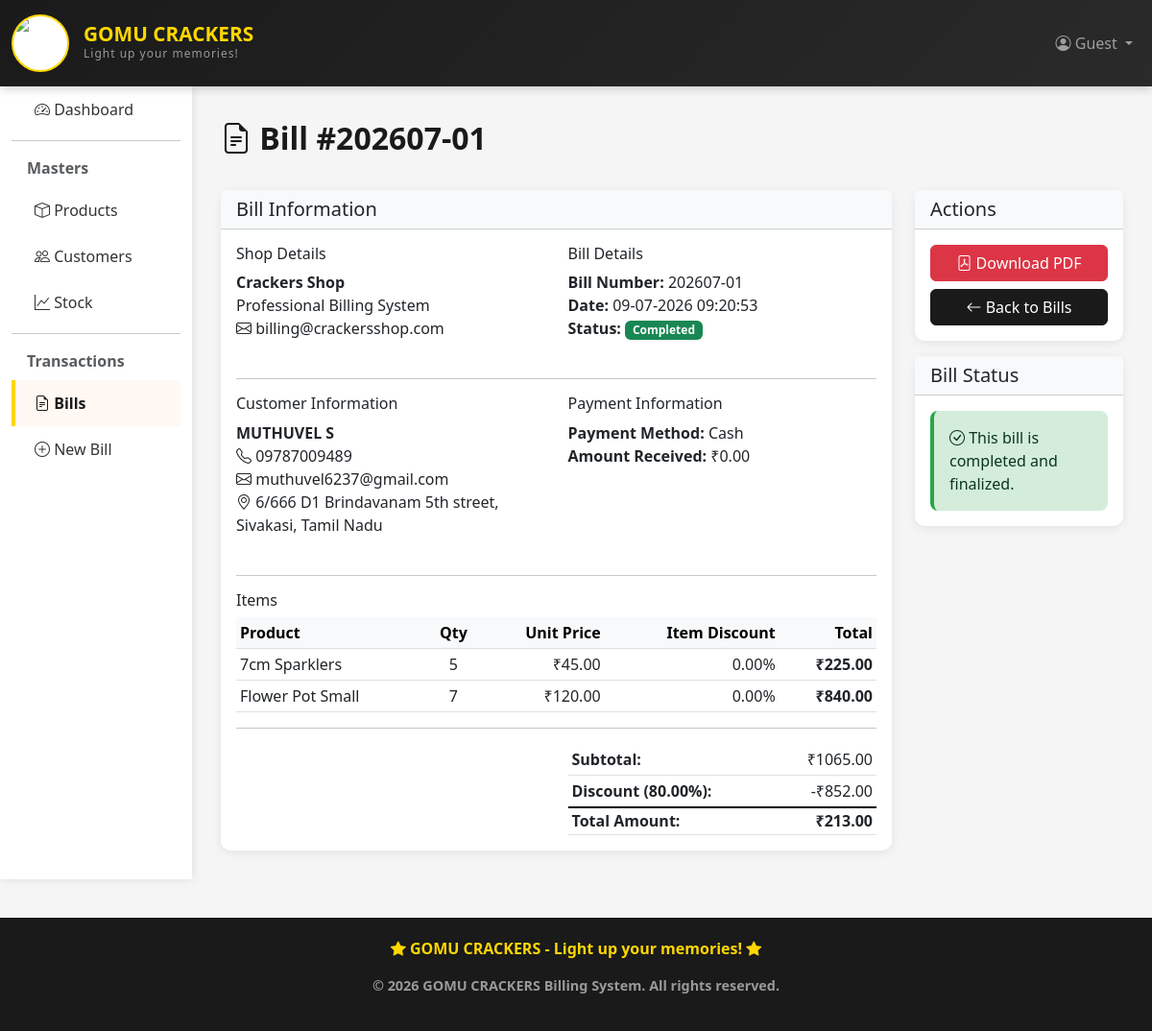
/billing/bills/32/, run on the app's committed database.
### billing_app/models.py (models this page shows, shortened)
class Bill(models.Model):
    PAYMENT_CHOICES = [
        ('cash', 'Cash'),
        ('card', 'Card'),
        ('upi', 'UPI'),
        ('cheque', 'Cheque'),
    ]
    bill_number = models.CharField(max_length=30, unique=True, blank=True, null=True, editable=False)
    bill_sequence = models.PositiveIntegerField(default=1)
    customer = models.ForeignKey(Customer, on_delete=models.SET_NULL, null=True, blank=True)
    bill_date = models.DateTimeField(auto_now_add=True)
    subtotal = models.DecimalField(max_digits=10, decimal_places=2, default=0)
    discount_percent = models.DecimalField(max_digits=5, decimal_places=2, default=0)
    discount_amount = models.DecimalField(max_digits=10, decimal_places=2, default=0)
    total_amount = models.DecimalField(max_digits=10, decimal_places=2, default=0)
    payment_method = models.CharField(max_length=10, choices=PAYMENT_CHOICES, default='cash')
    payment_received = models.DecimalField(max_digits=10, decimal_places=2, default=0)
    change_amount = models.DecimalField(max_digits=10, decimal_places=2, default=0)
    is_completed = models.BooleanField(default=False)
    notes = models.TextField(blank=True, null=True)
    created_at = models.DateTimeField(auto_now_add=True)
    updated_at = models.DateTimeField(auto_now=True)
    class Meta:
        ordering = ['-bill_date']
    def save(self, *args, **kwargs):
        super().save(*args, **kwargs)
    def calculate_total(self):
        self.subtotal = sum(item.item_total for item in self.billitem_set.all())
        self.discount_amount = (self.subtotal * self.discount_percent) / 100
        self.total_amount = self.subtotal - self.discount_amount
        self.change_amount = self.payment_received - self.total_amount
        self.save()
        return self.total_amount

class Customer(models.Model):
    name = models.CharField(max_length=100)
    phone = models.CharField(max_length=15)
    email = models.EmailField(blank=True, null=True)
    address = models.TextField(blank=True, null=True)
    city = models.CharField(max_length=50, blank=True, null=True)
    created_at = models.DateTimeField(auto_now_add=True)
    updated_at = models.DateTimeField(auto_now=True)
    class Meta:
        ordering = ['-created_at']

class BillItem(models.Model):
    bill = models.ForeignKey(Bill, on_delete=models.CASCADE)
    product = models.ForeignKey(Product, on_delete=models.CASCADE)
    quantity = models.PositiveIntegerField(default=1)
    unit = models.CharField(max_length=20, blank=True, null=True, help_text='Unit of this item')
    unit_price = models.DecimalField(max_digits=10, decimal_places=2)
    item_discount = models.DecimalField(max_digits=5, decimal_places=2, default=0)
    item_total = models.DecimalField(max_digits=10, decimal_places=2, default=0)

class Product(models.Model):
    CATEGORY_CHOICES = [
        ('cracker', 'Cracker'),
        ('sparklers', 'Sparklers'),
        ('fancy', 'Fancy'),
        ('bomb', 'Bomb'),
        ('fountain', 'Fountain'),
        ('other', 'Other'),
    ]
    UNIT_CHOICES = [
        ('packet', 'Packet'),
        ('piece', 'Piece'),
        ('box', 'Box'),
        ('case', 'Case'),
    ]
    name = models.CharField(max_length=100)
    category = models.CharField(max_length=20, choices=CATEGORY_CHOICES, default='other')
    unit = models.CharField(max_length=20, choices=UNIT_CHOICES, default='piece', help_text='Unit of measurement')
    price = models.DecimalField(max_digits=10, decimal_places=2)
    quantity = models.IntegerField(default=0)  # Current stock
    description = models.TextField(blank=True, null=True)
    created_at = models.DateTimeField(auto_now_add=True)
    updated_at = models.DateTimeField(auto_now=True)
    class Meta:
        ordering = ['-created_at']

### billing_app/views.py (the view)
# urls.py: path('bills/<int:pk>/', views.bill_detail, name='bill_detail'),
def bill_detail(request, pk):
    bill = get_object_or_404(Bill, pk=pk)
    bill.calculate_total()
    context = {'bill': bill}
    return render(request, 'billing/bill_detail.html', context)

### billing_app/templates/billing/bill_detail.html (shortened to what this page needs)
{% extends 'billing/base.html' %}
{% block content %}
<div class="page-title">
    <i class="bi bi-file-earmark-text"></i> Bill #{{ bill.bill_number }}
</div>
<div class="row">
    <div class="col-md-9">
        <div class="card">
            <div class="card-header bg-light">
                <h5 class="mb-0">Bill Information</h5>
            </div>
            <div class="card-body">
                <div class="row mb-4">
                    <div class="col-md-6">
                        <h6>Shop Details</h6>
                        <p>
                            <strong>Crackers Shop</strong><br>
                            Professional Billing System<br>
                            <i class="bi bi-envelope"></i> billing@crackersshop.com
                        </p>
                    </div>
                    <div class="col-md-6">
                        <h6>Bill Details</h6>
                        <p>
                            <strong>Bill Number:</strong> {{ bill.bill_number }}<br>
                            <strong>Date:</strong> {{ bill.bill_date|date:"d-m-Y H:i:s" }}<br>
                            <strong>Status:</strong>
                            {% if bill.is_completed %}
                                <span class="badge bg-success">Completed</span>
                            {% else %}
                                <span class="badge bg-warning">Pending</span>
                            {% endif %}
                        </p>
                    </div>
                </div>
                <hr>
                <div class="row mb-4">
                    <div class="col-md-6">
                        <h6>Customer Information</h6>
                        {% if bill.customer %}
                            <p>
                                <strong>{{ bill.customer.name }}</strong><br>
                                <i class="bi bi-telephone"></i> {{ bill.customer.phone }}<br>
                                {% if bill.customer.email %}
                                    <i class="bi bi-envelope"></i> {{ bill.customer.email }}<br>
                                {% endif %}
                                {% if bill.customer.address %}
                                    <i class="bi bi-geo-alt"></i> {{ bill.customer.address }}<br>
                                {% endif %}
                              </p>
                        {% else %}
                            <p class="text-muted">Walk-in Customer</p>
                        {% endif %}
                    </div>
                    <div class="col-md-6">
                        <h6>Payment Information</h6>
                        <p>
                            <strong>Payment Method:</strong> {{ bill.get_payment_method_display }}<br>
                            <strong>Amount Received:</strong> ₹{{ bill.payment_received|floatformat:2 }}<br>
                        </p>
                    </div>
                </div>
                <hr>
                <h6>Items</h6>
                <div class="table-responsive">
                    <table class="table table-sm">
                        <thead class="table-light">
                            <tr>
                                <th>Product</th>
                                <th class="text-center">Qty</th>
                                <th class="text-end">Unit Price</th>
                                <th class="text-end">Item Discount</th>
                                <th class="text-end">Total</th>
                            </tr>
                        </thead>
                        <tbody>
                            {% for item in bill.billitem_set.all %}
                            <tr>
                                <td>{{ item.product.name }}</td>
                                <td class="text-center">{{ item.quantity }}</td>
                                <td class="text-end">₹{{ item.unit_price|floatformat:2 }}</td>
                                <td class="text-end">{{ item.item_discount }}%</td>
                                <td class="text-end"><strong>₹{{ item.item_total|floatformat:2 }}</strong></td>
                            </tr>
                            {% endfor %}
                        </tbody>
                    </table>
                </div>
                <hr>
                <div class="row">
                    <div class="col-md-6"></div>
                    <div class="col-md-6">
                        <table class="table table-sm">
                            <tr>
                                <td><strong>Subtotal:</strong></td>
                                <td class="text-end">₹{{ bill.subtotal|floatformat:2 }}</td>
                            </tr>
                            <tr>
                                <td><strong>Discount ({{ bill.discount_percent }}%):</strong></td>
                                <td class="text-end">-₹{{ bill.discount_amount|floatformat:2 }}</td>
                            </tr>
                            <tr style="border-top: 2px solid #000;">
                                <td><h6 class="mb-0"><strong>Total Amount:</strong></h6></td>
                                <td class="text-end"><h6 class="mb-0"><strong>₹{{ bill.total_amount|floatformat:2 }}</strong></h6></td>
                            </tr>
                        </table>
                    </div>
                </div>
            </div>
        </div>
    </div>
    <div class="col-md-3">
        <div class="card mb-3">
            <div class="card-header bg-light">
                <h5 class="mb-0">Actions</h5>
            </div>
            <div class="card-body d-flex flex-column gap-2">
                <a href="{% url 'bill_pdf' bill.id %}" class="btn btn-danger" target="_blank">
                    <i class="bi bi-file-pdf"></i> Download PDF
                </a>
                <a href="{% url 'bill_list' %}" class="btn btn-secondary">
                    <i class="bi bi-arrow-left"></i> Back to Bills
                </a>
            </div>
        </div>
        <div class="card">
            <div class="card-header bg-light">
                <h5 class="mb-0">Bill Status</h5>
            </div>
            <div class="card-body">
                {% if bill.is_completed %}
                    <div class="alert alert-success mb-0">
                        <i class="bi bi-check-circle"></i> This bill is completed and finalized.
                    </div>
                {% else %}
                    <div class="alert alert-warning mb-0">
                        <i class="bi bi-exclamation-circle"></i> This bill is pending completion.
                    </div>
                {% endif %}
            </div>
        </div>
    </div>
</div>
{% endblock %}

### billing_app/templates/billing/base.html (style rules this page uses)
:root { --primary-color: #FFD700; --secondary-color: #1a1a1a; --light-color: #FFF8F3; --dark-color: #1a1a1a; }
body { background-color: #f5f5f5; font-family: 'Segoe UI', Tahoma, Geneva, Verdana, sans-serif; }
.card { border: none; border-radius: 10px; box-shadow: 0 2px 10px rgba(0,0,0,0.08); transition: transform 0.3s ease; }
.btn-secondary { background-color: var(--secondary-color); border-color: var(--secondary-color); color: white; }
.page-title { color: var(--secondary-color); font-weight: 700; margin-bottom: 30px; font-size: 2rem; }
.alert { border: none; border-radius: 8px; border-left: 4px solid; }
.alert-success { border-left-color: #28a745; background-color: #d4edda; }

### billing_app/templates/billing/bill_detail.html (style rules this page uses)
.table { margin-bottom: 0; }

### data on the page
Bill: bill_number "202607-01", bill_date "09-07-2026 09:20:53", customer.name "MUTHUVEL S", customer.phone "09787009489", customer.email "muthuvel6237@gmail.com", customer.address "6/666 D1 Brindavanam 5th street, Sivakasi, Tamil Nadu", payment_method "Cash", payment_received "0.00", subtotal "1065.00", discount_percent "80.00", discount_amount "852.00", total_amount "213.00"
BillItem: product.name "7cm Sparklers", quantity "5", unit_price "45.00", item_discount "0.00", item_total "225.00"
BillItem: product.name "Flower Pot Small", quantity "7", unit_price "120.00", item_discount "0.00", item_total "840.00"
